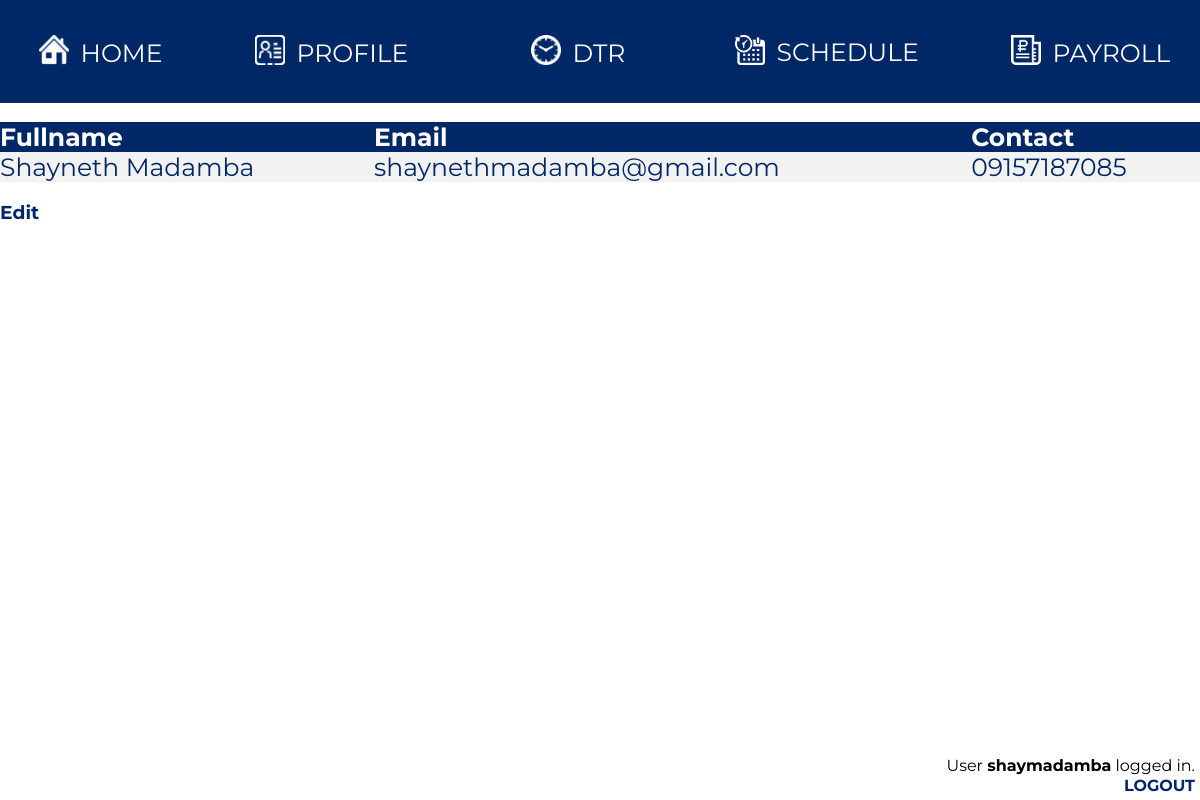
The app's page /profile.php (signed in) with its own data.
### tables this page shows
CREATE TABLE `users` (
  `id` int(11) NOT NULL,
  `username` varchar(30) NOT NULL,
  `password` varchar(30) NOT NULL,
  `fullname` varchar(50) NOT NULL,
  `email` varchar(100) NOT NULL,
  `contact` varchar(30) NOT NULL,
  `admin` bit(1) NOT NULL DEFAULT b'0',
  `active` bit(1) NOT NULL DEFAULT b'0'
);

### profile.php (the view, shortened to what this page needs)
<?php
	include_once('index_logged.php');
?>
<!DOCTYPE html>
<html>
<head>
</head>
<body>
<table>
<tr>
<th>Fullname</th>
<th>Email</th>
<th>Contact</th>
</tr>
<?php
$conn = mysqli_connect("localhost", "root", "", "server");
$sql = "SELECT fullname, email, contact FROM users WHERE username = '".$_SESSION['username']."'";
$result = $conn->query($sql);
if ($result->num_rows > 0) {
while($row = $result->fetch_assoc()) {
echo "<tr><td>" . $row["fullname"]. "</td><td>" . $row["email"]. "</td><td>"
. $row["contact"] . "</td></tr>";
}
echo "</table>";
} else { echo "0 results"; }
?>
<br>
<h3><a href="edit.php"> Edit </a><h3>
</body>
</html>

### index_logged.php (style rules this page uses)
* { margin: 0; padding: 0; }
* { font-family: 'Montserrat', sans-serif; }
a { text-decoration: none; color: #002867; }

### profile.php (style rules this page uses)
* { font-family: 'Montserrat', sans-serif; }
table { border-collapse: collapse; width: 100%; color: #002867; font-family: monospace; font-size: 25px; text-align: left; }
th { background-color: #002867; color: white; }
tr:nth-child(even) { background-color: #f2f2f2 }

### records on screen
users: fullname "Shayneth Madamba", email "shaynethmadamba@gmail.com", contact "09157187085"

### other values on screen
$_SESSION["username"] "shaymadamba"
